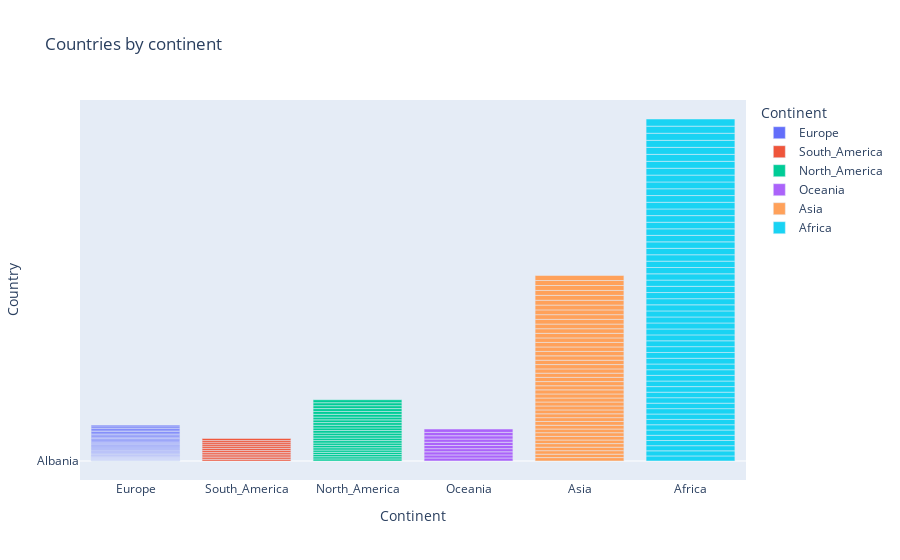

Notebook cell for this chart:
### Code cell
px.bar(anthems, x='Continent', y='Country', color='Continent', title='Countries by continent')

### Figure 1 — Plotly figure (JSON) as saved in the notebook; plotly's stock layout.template omitted (floating-point values rounded to 4 significant figures)
{"data": [{"alignmentgroup": "True", "hovertemplate": "Continent=%{x}<br>Country=%{y}<extra></extra>", "legendgroup": "Europe", "marker": {"color": "#636efa", "pattern": {"shape": ""}}, "name": "Europe", "offsetgroup": "Europe", "orientation": "v", "showlegend": true, "textposition": "auto", "type": "bar", "x": ["Europe", "Europe", "Europe", "Europe", "Europe", "Europe", "Europe", "Europe", "Europe", "Europe", "Europe", "Europe", "Europe", "Europe", "Europe", "Europe", "Europe", "Europe", "Europe", "Europe", "Europe", "Europe", "Europe", "Europe", "Europe", "Europe", "Europe", "Europe", "Europe", "Europe", "Europe", "Europe", "Europe", "Europe", "Europe", "Europe", "Europe", "Europe", "Europe", "Europe", "Europe", "Europe", "Europe", "Europe"], "xaxis": "x", "y": ["Albania", "Armenia", "Austria", "Azerbaijan", "Belarus", "Belgium", "Bosnia and Herzegovina", "Bulgaria", "Croatia", "Cyprus", "Czechia", "Denmark", "Estonia", "Finland", "France", "Georgia", "Germany", "Greece", "Hungary", "Iceland", "Ireland", "Italy", "Latvia", "Liechtenstein", "Lithuania", "Luxembourg", "Malta", "Moldova (the Republic of)", "Montenegro", "Netherlands (the)", "Norway", "Poland", "Portugal", "Republic of North Macedonia", "Romania", "Russian Federation (the)", "Serbia", "Slovakia", "Slovenia", "Spain", "Sweden", "Switzerland", "Ukraine", "United Kingdom of Great Britain and Northern Ireland (the)"], "yaxis": "y"}, {"alignmentgroup": "True", "hovertemplate": "Continent=%{x}<br>Country=%{y}<extra></extra>", "legendgroup": "South_America", "marker": {"color": "#EF553B", "pattern": {"shape": ""}}, "name": "South_America", "offsetgroup": "South_America", "orientation": "v", "showlegend": true, "textposition": "auto", "type": "bar", "x": ["South_America", "South_America", "South_America", "South_America", "South_America", "South_America", "South_America", "South_America", "South_America", "South_America", "South_America", "South_America"], "xaxis": "x", "y": ["Argentina", "Bolivia", "Brazil", "Chile", "Colombia", "Ecuador", "Guyana", "Paraguay", "Peru", "Suriname", "Uruguay", "Venezuela"], "yaxis": "y"}, {"alignmentgroup": "True", "hovertemplate": "Continent=%{x}<br>Country=%{y}<extra></extra>", "legendgroup": "North_America", "marker": {"color": "#00cc96", "pattern": {"shape": ""}}, "name": "North_America", "offsetgroup": "North_America", "orientation": "v", "showlegend": true, "textposition": "auto", "type": "bar", "x": ["North_America", "North_America", "North_America", "North_America", "North_America", "North_America", "North_America", "North_America", "North_America", "North_America", "North_America", "North_America", "North_America", "North_America", "North_America", "North_America", "North_America", "North_America", "North_America", "North_America", "North_America", "North_America", "North_America", "North_America"], "xaxis": "x", "y": ["United States of America", "Canada", "Mexico", "Guatemala", "Cuba", "Haiti", "Dominican Republic", "Honduras", "El Salvador", "Nicaragua", "Costa Rica", "Panama", "Puerto Rico", "Jamaica", "Trinidad and Tobago", "Bahamas", "Belize", "Barbados", "Saint Lucia", "Grenada", "Antigua and Barbuda", "Dominica", "Bermuda", "Greenland"], "yaxis": "y"}, {"alignmentgroup": "True", "hovertemplate": "Continent=%{x}<br>Country=%{y}<extra></extra>", "legendgroup": "Oceania", "marker": {"color": "#ab63fa", "pattern": {"shape": ""}}, "name": "Oceania", "offsetgroup": "Oceania", "orientation": "v", "showlegend": true, "textposition": "auto", "type": "bar", "x": ["Oceania", "Oceania", "Oceania", "Oceania", "Oceania", "Oceania", "Oceania", "Oceania", "Oceania", "Oceania"], "xaxis": "x", "y": ["Australia", "Papua New Guinea", "New Zealand", "Fiji", "Solomon Islands", "Vanuatu", "Samoa", "Kiribati", "Federated States of Micronesia", "Tonga"], "yaxis": "y"}, {"alignmentgroup": "True", "hovertemplate": "Continent=%{x}<br>Country=%{y}<extra></extra>", "legendgroup": "Asia", "marker": {"color": "#FFA15A", "pattern": {"shape": ""}}, "name": "Asia", "offsetgroup": "Asia", "orientation": "v", "showlegend": true, "textposition": "auto", "type": "bar", "x": ["Asia", "Asia", "Asia", "Asia", "Asia", "Asia", "Asia", "Asia", "Asia", "Asia", "Asia", "Asia", "Asia", "Asia", "Asia", "Asia", "Asia", "Asia", "Asia", "Asia", "Asia", "Asia", "Asia", "Asia", "Asia", "Asia", "Asia", "Asia", "Asia", "Asia", "Asia", "Asia", "Asia", "Asia", "Asia", "Asia", "Asia", "Asia", "Asia", "Asia", "Asia", "Asia", "Asia", "Asia"], "xaxis": "x", "y": ["Afghanistan", "Bahrain", "Bangladesh", "Bhutan", "Brunei", "Cambodia", "China", "India", "Indonesia", "Iran", "Iraq", "Israel", "Japan", "Jordan", "Kazakhstan", "Kuwait", "Kyrgyzstan", "Laos", "Lebanon", "Macau", "Malaysia", "Maldives", "Mongolia", "Myanmar", "Nepal", "North Korea", "Oman", "Pakistan", "Palestine", "Philippines", "Qatar", "Saudi Arabia", "Singapore", "South Korea", "Sri Lanka", "Syria", "Tajikistan", "Thailand", "Turkey", "Turkmenistan", "United Arab Emirates", "Uzbekistan", "Vietnam", "Yemen"], "yaxis": "y"}, {"alignmentgroup": "True", "hovertemplate": "Continent=%{x}<br>Country=%{y}<extra></extra>", "legendgroup": "Africa", "marker": {"color": "#19d3f3", "pattern": {"shape": ""}}, "name": "Africa", "offsetgroup": "Africa", "orientation": "v", "showlegend": true, "textposition": "auto", "type": "bar", "x": ["Africa", "Africa", "Africa", "Africa", "Africa", "Africa", "Africa", "Africa", "Africa", "Africa", "Africa", "Africa", "Africa", "Africa", "Africa", "Africa", "Africa", "Africa", "Africa", "Africa", "Africa", "Africa", "Africa", "Africa", "Africa", "Africa", "Africa", "Africa", "Africa", "Africa", "Africa", "Africa", "Africa", "Africa", "Africa", "Africa", "Africa", "Africa", "Africa", "Africa", "Africa", "Africa", "Africa", "Africa", "Africa", "Africa", "Africa", "Africa", "Africa", "Africa", "Africa", "Africa", "Africa", "Africa", "Africa", "Africa"], "xaxis": "x", "y": ["Algeria", "Angola", "Benin", "Botswana", "Burkina Faso", "Burundi", "Cameroon", "Cape Verde", "Central African Republic", "Chad", "Comoros", "Democratic Republic of Congo", "Djibouti", "Egypt", "Equatorial Guinea", "Eritrea", "Ethiopia", "Gabon", "Gambia", "Ghana", "Guinea", "Guinea-Bissau", "Ivory Coast", "Kenya", "Lesotho", "Liberia", "Libya", "Madagascar", "Malawi", "Mali", "Mauritania", "Mauritius", "Morocco", "Mozambique", "Namibia", "Niger", "Nigeria", "Republic of the Congo", "Rwanda", "Saint Helena", "Sao Tome and Principe", "Senegal", "Seychelles", "Sierra Leone", "Somalia", "South Africa", "South Sudan", "Sudan", "Swaziland", "Tanzania", "Togo", "Tunisia", "Uganda", "Western Sahara", "Zambia", "Zimbabwe"], "yaxis": "y"}], "layout": {"barmode": "relative", "legend": {"title": {"text": "Continent"}, "tracegroupgap": 0}, "title": {"text": "Countries by continent"}, "xaxis": {"anchor": "y", "categoryarray": ["Europe", "South_America", "North_America", "Oceania", "Asia", "Africa"], "categoryorder": "array", "domain": [0, 1], "title": {"text": "Continent"}}, "yaxis": {"anchor": "x", "domain": [0, 1], "title": {"text": "Country"}}}}
